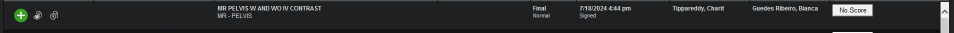
#> input picture mock/sectra_table_firstrow.png, 1908 x 66 px (shown at 1/2 size); the run also reads 1 picture not shown here
$ jupyter execute --allow-errors table_generation.ipynb
#> lines starting #> are read from the running program, lines starting #| are printed output that depends on the picture; after the words box and inside, x2 and y2 are one past the last pixel; in counts of white or black regions, pixels touching at a corner belong together
# Table Generation

Notebook to validate method for table parsing and detection using MSER.

## Imports and Utility Functions

[cell 1]
import numpy as np
import cv2 as cv
import matplotlib.pyplot as plt
import matplotlib.patches as patches
from math import ceil

[cell 2]
def plot_matrix(mat, cmap, points=None, rect=None, lines=None):
    height, width, *_ = mat.shape
    dpi = 96
    fig = plt.figure(figsize=(width / dpi, height / dpi), dpi=dpi)
    ax = fig.add_axes([0, 0, 1, 1])
    ax.axis("off")
    ax.imshow(mat, cmap=cmap)

    if points is not None:
        for point in points:
            ax.scatter(*point, color="red", s=50)

    if rect is not None:
        for (top_left_x, top_left_y, rect_width, rect_height) in rect:
            rect_patch = patches.Rectangle((top_left_x, top_left_y), rect_width, rect_height, linewidth=1, edgecolor='yellow', facecolor='none')
            ax.add_patch(rect_patch)

    if lines is not None:
        for (start_x, start_y, end_x, end_y) in lines:
            ax.plot([start_x, end_x], [start_y, end_y], color='blue')

    plt.show()

[cell 3]
# [54 lines left out: function hough_to_cartesian, not called in this run]

## Assessing MSER on Sectra Table

[cell 4]
header = cv.imread("../mock/sectra_table_header.png", cv.IMREAD_COLOR)
firstrow = cv.imread("../mock/sectra_table_firstrow.png", cv.IMREAD_COLOR)
#> firstrow is the input picture: shape (66, 1908, 3); mean B, G, R 42.2, 41.6, 39.4
table = cv.imread("../mock/sectra_reportlist.png", cv.IMREAD_COLOR)

[cell 5]
mser = cv.MSER_create()
regions, _ = mser.detectRegions(firstrow)
#> regions = 31 items
for p in regions:
    xmax, ymax = np.amax(p, axis=0)
    xmin, ymin = np.amin(p, axis=0)
    cv.rectangle(firstrow, (xmin, ymin), (xmax, ymax), (0, 255, 0), 1)
#> this loop made 31 passes
#> (xmax, ymax, xmin, ymin) on passes 1 to 12: (1895, 20, 1884, 6), (426, 4, 275, 4), (1741, 28, 1667, 11), (1878, 5, 274, 5), (426, 1, 274, 1), (1878, 4, 1661, 4), (1496, 4, 1341, 4), (1878, 65, 10, 59), (327, 58, 10, 58), (53, 41, 30, 19), (1878, 58, 333, 58), (327, 57, 10, 57)
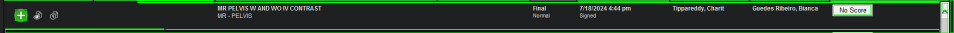
#> firstrow: shape (66, 1908, 3) (shown at 1/2 size); 9.82% of pixels changed, all inside (x1, y1, x2, y2) = (9, 0, 1908, 66)

plt.figure(figsize=(1980/100, 1080/100))
plt.axis("off")
plt.imshow(cv.cvtColor(firstrow, cv.COLOR_BGR2RGB))
plt.show()

## Detecting Rows and Columns on Sectra Table

Columns: Use horizontal pixel projection values to assess where the columns begin by looking at the
Canny edge processed version

Rows: Use the hough transform to find the lines closest to the edges of the first row bounding box

[cell 6]
header_bounds = (15, 185, 1870, 25)
firstrow_bounds = (15, 210, 1870, 55)
scroll_bounds = (15, 185, 1870, 850)

#> (the rest of this cell did not finish here and is left out)
